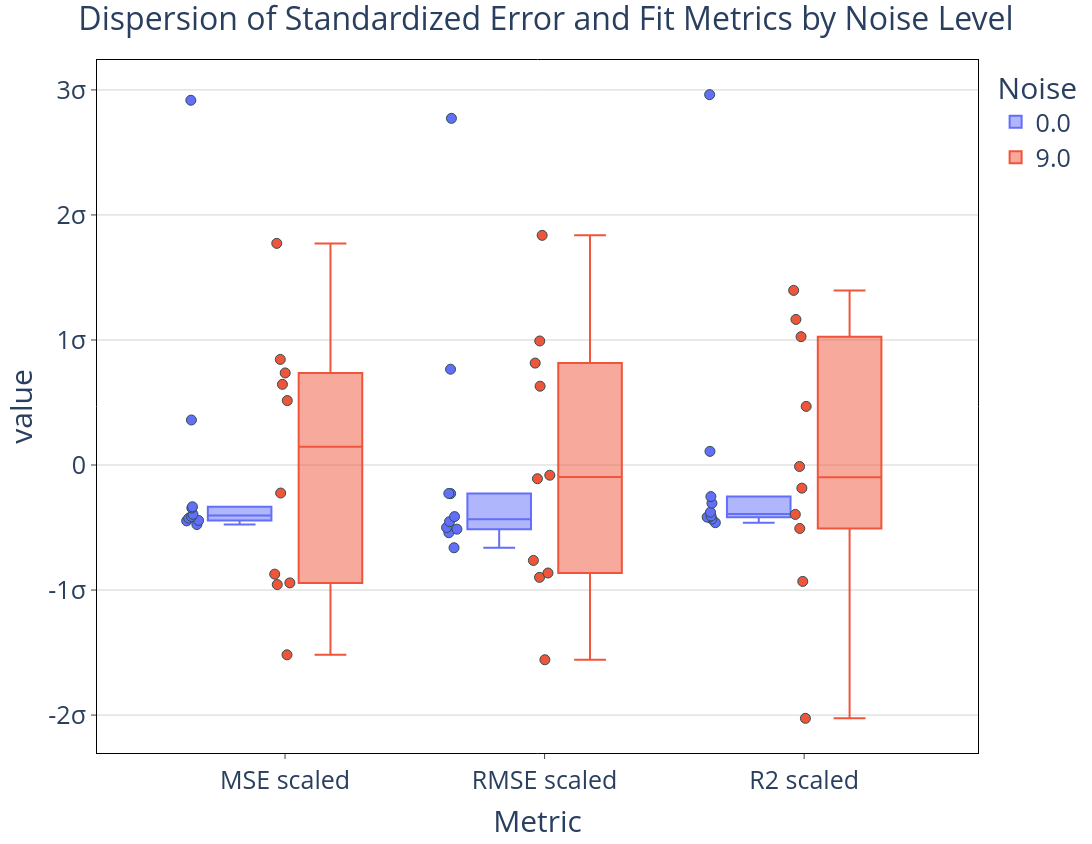

The notebook cell this image was saved under:
### Markdown cell above
## Metrics dispersion

### Code cell
tick_values = [k for k in range(-3,4)]
tick_labels = ['0' if val == 0 else f'{val}σ' for val in tick_values]

fig = px.box(results_df,
       y = ['MSE scaled', 'RMSE scaled','R2 scaled'],
       points='all',
             color='Noise',
       height = 844,
       width = 1500,
            )
fig.update_traces(marker=dict(size=10, line=dict(width=1, color='DarkSlateGrey')),
                  selector=dict(type='box'))

fig.update_layout(
    title={
        'text': "Dispersion of Standardized Error and Fit Metrics by Noise Level",
        'font': {'size': 32},
        'x' :0.5
    },
    font=dict(size=25),
    plot_bgcolor='white',
    paper_bgcolor='white'
)
fig.update_xaxes(
    mirror=True,
    ticks='outside',
    showline=True,
    linecolor='black',
    title_text='Metric',
)
fig.update_yaxes(
    mirror=True,
    ticks='outside',
    showline=True,
    zeroline=True,
    zerolinecolor='LightGray', 
    zerolinewidth=1,
    linecolor='black',
    gridcolor='lightgrey',
    tickmode='array', # Explicitly set tickmode to 'array'
    tickvals=tick_values,
    ticktext=tick_labels,
)
fig.show()

### Figure 1 — Plotly figure (JSON) as saved in the notebook; plotly's stock layout.template omitted (floating-point values rounded to 4 significant figures)
{"data": [{"alignmentgroup": "True", "boxpoints": "all", "hovertemplate": "Noise=0.0<br>variable=%{x}<br>value=%{y}<extra></extra>", "legendgroup": "0.0", "marker": {"color": "#636efa", "line": {"color": "DarkSlateGrey", "width": 1}, "size": 10}, "name": "0.0", "notched": false, "offsetgroup": "0.0", "orientation": "v", "showlegend": true, "type": "box", "x": ["MSE scaled", "MSE scaled", "MSE scaled", "MSE scaled", "MSE scaled", "MSE scaled", "MSE scaled", "MSE scaled", "MSE scaled", "MSE scaled", "RMSE scaled", "RMSE scaled", "RMSE scaled", "RMSE scaled", "RMSE scaled", "RMSE scaled", "RMSE scaled", "RMSE scaled", "RMSE scaled", "RMSE scaled", "R2 scaled", "R2 scaled", "R2 scaled", "R2 scaled", "R2 scaled", "R2 scaled", "R2 scaled", "R2 scaled", "R2 scaled", "R2 scaled"], "x0": " ", "xaxis": "x", "y": [2.917, 0.3601, -0.344, -0.3341, -0.4436, -0.3942, -0.447, -0.4124, -0.4257, -0.4763, 2.773, 0.7664, -0.2287, -0.2278, -0.513, -0.4127, -0.5416, -0.4531, -0.5005, -0.6618, 2.962, 0.1091, -0.2528, -0.306, -0.3773, -0.4168, -0.4171, -0.4078, -0.4321, -0.4614], "y0": " ", "yaxis": "y"}, {"alignmentgroup": "True", "boxpoints": "all", "hovertemplate": "Noise=9.0<br>variable=%{x}<br>value=%{y}<extra></extra>", "legendgroup": "9.0", "marker": {"color": "#EF553B", "line": {"color": "DarkSlateGrey", "width": 1}, "size": 10}, "name": "9.0", "notched": false, "offsetgroup": "9.0", "orientation": "v", "showlegend": true, "type": "box", "x": ["MSE scaled", "MSE scaled", "MSE scaled", "MSE scaled", "MSE scaled", "MSE scaled", "MSE scaled", "MSE scaled", "MSE scaled", "MSE scaled", "RMSE scaled", "RMSE scaled", "RMSE scaled", "RMSE scaled", "RMSE scaled", "RMSE scaled", "RMSE scaled", "RMSE scaled", "RMSE scaled", "RMSE scaled", "R2 scaled", "R2 scaled", "R2 scaled", "R2 scaled", "R2 scaled", "R2 scaled", "R2 scaled", "R2 scaled", "R2 scaled", "R2 scaled"], "x0": " ", "xaxis": "x", "y": [0.6453, -0.9563, 1.773, -0.2241, -0.9428, 0.7365, 0.5153, -1.518, -0.8728, 0.8445, -0.08169, -0.8637, 1.837, -0.1097, -0.8986, 0.8152, 0.6302, -1.558, -0.7631, 0.9921, -2.026, -0.5074, -0.01156, 0.4689, -0.1851, 1.397, 1.026, -0.9309, -0.3952, 1.164], "y0": " ", "yaxis": "y"}], "layout": {"boxmode": "group", "font": {"size": 25}, "height": 844, "legend": {"title": {"text": "Noise"}, "tracegroupgap": 0}, "margin": {"t": 60}, "paper_bgcolor": "white", "plot_bgcolor": "white", "title": {"font": {"size": 32}, "text": "Dispersion of Standardized Error and Fit Metrics by Noise Level", "x": 0.5}, "width": 1500, "xaxis": {"anchor": "y", "domain": [0, 1], "linecolor": "black", "mirror": true, "showline": true, "ticks": "outside", "title": {"text": "Metric"}}, "yaxis": {"anchor": "x", "domain": [0, 1], "gridcolor": "lightgrey", "linecolor": "black", "mirror": true, "showline": true, "tickmode": "array", "ticks": "outside", "ticktext": ["-3σ", "-2σ", "-1σ", "0", "1σ", "2σ", "3σ"], "tickvals": [-3, -2, -1, 0, 1, 2, 3], "title": {"text": "value"}, "zeroline": true, "zerolinecolor": "LightGray", "zerolinewidth": 1}}}
